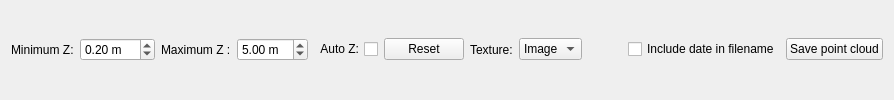
          <widget class="QWidget" name="visualiserTab">
           <property name="layoutDirection">
            <enum>Qt::LeftToRight</enum>
           </property>
           <attribute name="title">
            <string>View 3D</string>
           </attribute>
           <layout class="QVBoxLayout" name="verticalLayout_3">
            <item>
             <layout class="QHBoxLayout" name="horizontalLayout_4">
              <property name="sizeConstraint">
               <enum>QLayout::SetMinimumSize</enum>
              </property>
              <item>
               <widget class="QLabel" name="lblMinZ">
                <property name="text">
                 <string>Minimum Z:</string>
                </property>
               </widget>
              </item>
              <item>
               <widget class="QDoubleSpinBox" name="minZSpinBox">
                <property name="suffix">
                 <string> m</string>
                </property>
                <property name="minimum">
                 <double>-10.000000000000000</double>
                </property>
                <property name="maximum">
                 <double>10.000000000000000</double>
                </property>
                <property name="singleStep">
                 <double>0.100000000000000</double>
                </property>
                <property name="value">
                 <double>0.200000000000000</double>
                </property>
               </widget>
              </item>
              <item>
               <widget class="QLabel" name="lblMaxZ">
                <property name="text">
                 <string>Maximum Z :</string>
                </property>
               </widget>
              </item>
              <item>
               <widget class="QDoubleSpinBox" name="maxZSpinBox">
                <property name="suffix">
                 <string> m</string>
                </property>
                <property name="maximum">
                 <double>50.000000000000000</double>
                </property>
                <property name="singleStep">
                 <double>0.100000000000000</double>
                </property>
                <property name="value">
                 <double>5.000000000000000</double>
                </property>
               </widget>
              </item>
              <item>
               <widget class="QCheckBox" name="checkBoxAutoZ">
                <property name="layoutDirection">
                 <enum>Qt::RightToLeft</enum>
                </property>
                <property name="text">
                 <string>Auto Z:</string>
                </property>
                <property name="checked">
                 <bool>false</bool>
                </property>
               </widget>
              </item>
              <item>
               <widget class="QPushButton" name="reset3DViewButton">
                <property name="text">
                 <string>Reset</string>
                </property>
               </widget>
              </item>
              <item>
               <widget class="QLabel" name="lblTexture">
                <property name="text">
                 <string>Texture:</string>
                </property>
               </widget>
              </item>
              <item>
               <widget class="QComboBox" name="comboBoxPointTexture">
                <item>
                 <property name="text">
                  <string>Image</string>
                 </property>
                </item>
                <item>
                 <property name="text">
                  <string>Depth</string>
                 </property>
                </item>
               </widget>
              </item>
              <item>
               <spacer name="horizontalSpacer_2">
                <property name="orientation">
                 <enum>Qt::Horizontal</enum>
                </property>
                <property name="sizeHint" stdset="0">
                 <size>
                  <width>40</width>
                  <height>20</height>
                 </size>
                </property>
               </spacer>
              </item>
              <item>
               <widget class="QCheckBox" name="dateInFilenameCheckbox">
                <property name="text">
                 <string>Include date in filename</string>
                </property>
               </widget>
              </item>
              <item>
               <widget class="QPushButton" name="savePointCloudButton">
                <property name="text">
                 <string>Save point cloud</string>
                </property>
               </widget>
              </item>
             </layout>
            </item>
           </layout>
          </widget>
